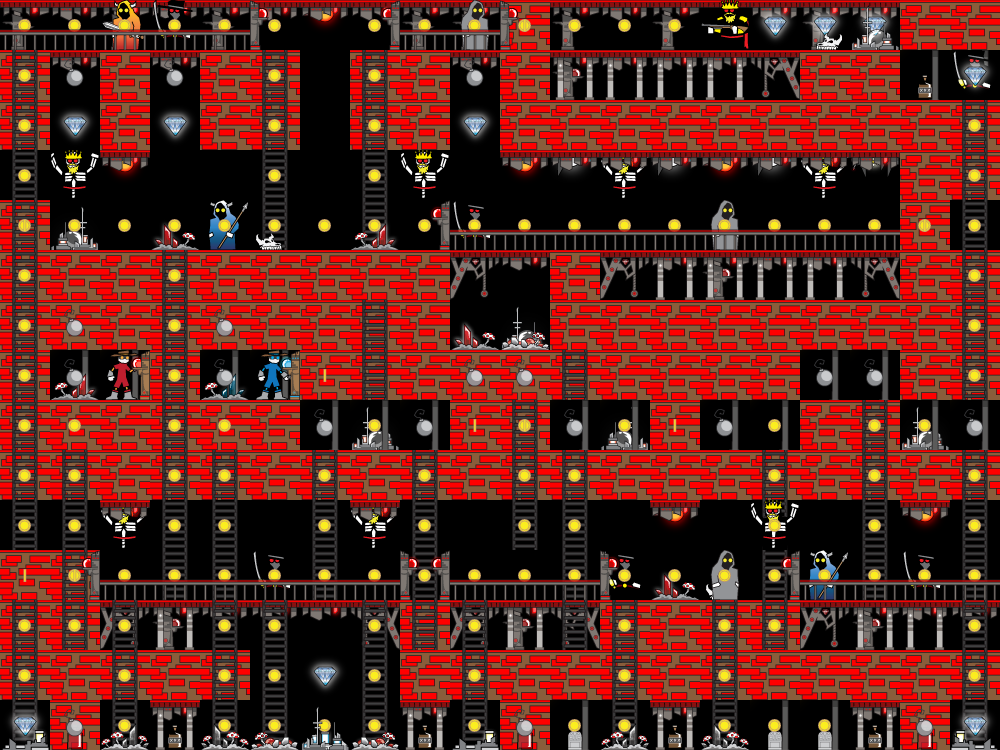

A level layout from a 2D game, rendered from its tile map. Below: a short description, then the map file with tile-grid data replaced by summaries:
An orthogonal 20x15 tile map with 50x50 px tiles, 7 tile layers (Blocks, Ladders, Back, Cast, ...).

<map version="1.0" orientation="orthogonal" width="20" height="15" tilewidth="50" tileheight="50">
 <tileset firstgid="1" name="bandit_spritesheet" tilewidth="50" tileheight="50">
  <image source="../bandit_spritesheet.png" width="900" height="1250" />
 </tileset>
 <layer name="Blocks" width="20" height="15">
  <data>[300 cells, 165 non-empty, 5 distinct tile ids]</data>
 </layer>
 <layer name="Ladders" width="20" height="15">
  <data>[300 cells, 93 non-empty, 1 distinct tile ids]</data>
 </layer>
 <layer name="Back" width="20" height="15">
  <data>[300 cells, 65 non-empty, 19 distinct tile ids]</data>
 </layer>
 <layer name="Cast" width="20" height="15">
  <data>[300 cells, 22 non-empty, 8 distinct tile ids]</data>
 </layer>
 <layer name="Coins" width="20" height="15">
  <data>[300 cells, 150 non-empty, 3 distinct tile ids]</data>
 </layer>
 <layer name="Front" width="20" height="15">
  <data>[300 cells, 96 non-empty, 20 distinct tile ids]</data>
 </layer>
 <layer name="bomb" width="20" height="15" opacity="0.97">
  <data>[300 cells, 28 non-empty, 2 distinct tile ids]</data>
 </layer>
</map>
